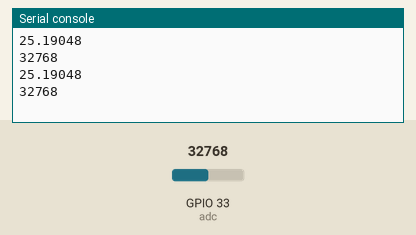
Recording of a program running on a simulated ESP32 board running MicroPython. On the bench: the last lines printed to the serial console. The test bench sets the inputs (shaded band); at power-on: GPIO 33 (adc) = 32768 (analog values on the 0–65535 scale).

Above: at 1.2 s.
1.3 s: GPIO 33 (adc) set to 45874
At 2.6 s:
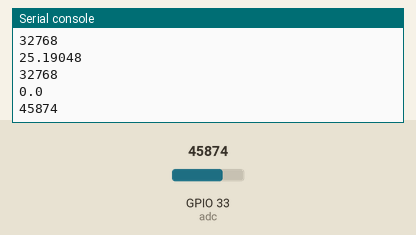
2.8 s: GPIO 33 (adc) set to 49655
At 3.6 s:
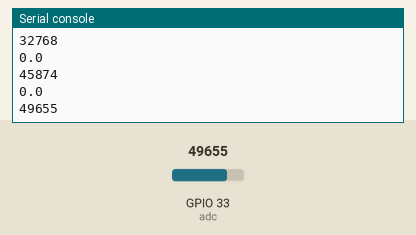
Timing chart, 0 to 5.8 s (numbered marks = the images above; inputs shaded):
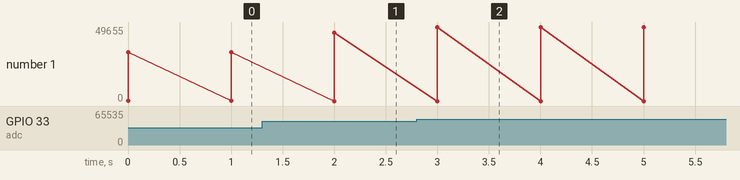

Measured:
- after the input at 1.3 s, the serial console: prints a new line after 0.70 s (image 1)
- after the input at 2.8 s, the serial console: prints a new line after 0.20 s (image 2)
- plotted number 1: 32768 → 45874 after the input at 1.3 s, 45874 → 49655 after the input at 2.8 s

The program:

analogSoilSensorExample.py
```python
import requests
import machine
import time

adc = machine.ADC(33,atten=machine.ADC.ATTN_11DB)

# Test the soil meter with a cup of water to get x_max value.  Notice that the
#max value is LOWER than the min value.  Set the x_min value based on what the
#meter reads when its just in the air.  #Use the additional plus/minus value in
#x_min to adjust the reading closer to what a moisture meter says
x_min = 49000 -12000
x_max = 20200
y_min = 0
y_max = 100


def linear_scale(x, x_min, x_max, y_min, y_max):
    """
    Scales a value from one range to another linearly.
    """
    if x >= x_min:
        return 0.0
    if x <= x_max:
        return 100.0
    return (y_max - y_min) * (x - x_min) / (x_max - x_min) + y_min

while True:
    result = linear_scale(adc.read_u16(), x_min, x_max, y_min, y_max)
    print(result)
    print(adc.read_u16())
    time.sleep(1)
```
